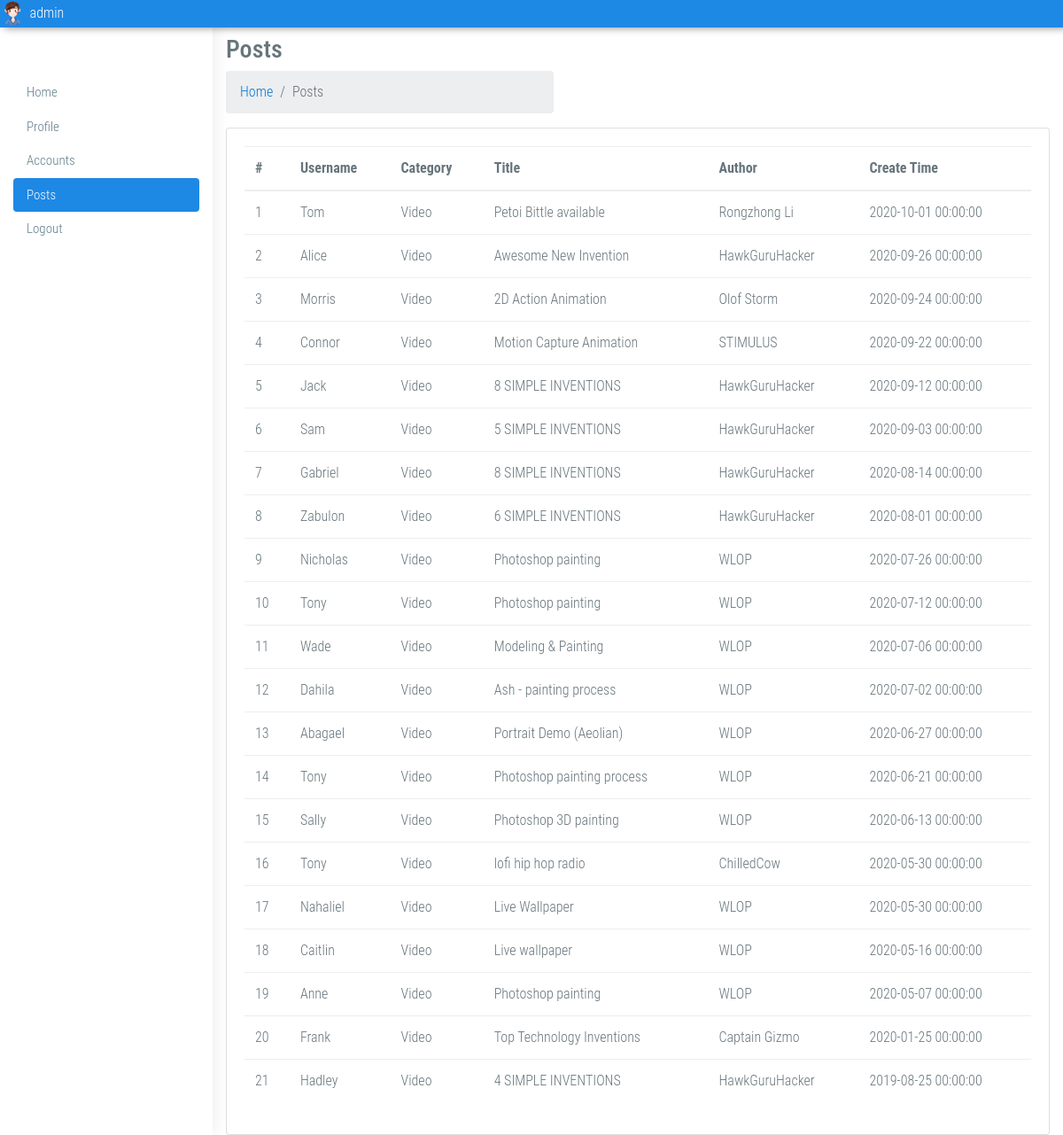
The page /admin_posts.php (signed in) on the database its author committed.
### tables this page shows
CREATE TABLE IF NOT EXISTS productions(
product_id INT UNSIGNED AUTO_INCREMENT KEY,
username VARCHAR(40) NOT NULL,
title VARCHAR(50) NOT NULL,
description VARCHAR(500) NOT NULL,
category VARCHAR(50) NOT NULL,
pic_url VARCHAR(255) NOT NULL,
video_url VARCHAR(255) NOT NULL,
author VARCHAR(50) NOT NULL,
views INT UNSIGNED DEFAULT 0,
likes INT UNSIGNED DEFAULT 0,
dislikes INT UNSIGNED DEFAULT 0,
create_date DATETIME DEFAULT CURRENT_TIMESTAMP()
);

### common.php (called while the page is built, shortened)
<?php
	function connect(){
	    $link = mysqli_connect(DB_HOST, DB_USER, DB_PASSWORD, DB_DATABASE) or die ( 'Failed to connect to the database<br/>ERROR ' . mysqli_connect_errno () . ':' . mysqli_connect_error () );
	    return $link;
	}
	function fetchAll($link, $query, $result_type = MYSQLI_ASSOC) {
	    $result = mysqli_query ( $link, $query );
	    if ($result && mysqli_num_rows ( $result ) > 0) {
	        while ( $row = mysqli_fetch_array ( $result, $result_type ) ) {
	            $rows [] = $row;
	        }
	        return $rows;
	    } else {
	        return false;
	    }
	}
	function getAllPosts()
	{
		$link = connect();
		$sql="SELECT * FROM productions ORDER BY create_date DESC limit 0,100";
		return fetchAll($link, $sql);
	}
?>

### admin_posts.php (the view, shortened to what this page needs)
<?php
require_once dirname(__FILE__) .'/common.php';
?>
<!DOCTYPE html>
<html lang="en">
<head>
    <link rel="stylesheet" href="assets/plugins/bootstrap/css/bootstrap.min.css" >
    <link rel="stylesheet" href="css/backend-style.css">
</head>
<body class="fix-header fix-sidebar card-no-border">
    <div id="main-wrapper">
        <header class="topbar">
            <a class="userinfo" href=""><img src="img/headimg/1.png" class="profile-pic" />
                <?php
                    if(isset($_SESSION['username'])) {
                        echo $_SESSION['username'];
                    } else {
                        echo '';
                    }
                ?>
            </a>
        </header>
        <aside class="left-sidebar">
            <div class="scroll-sidebar">
                <nav class="sidebar-nav">
                    <ul id="sidebarnav">
                        <li> <a href="index.php" ><span>Home</span></a>
                        </li>
                        <li> <a href="admin.php" aria-expanded="false"><span>Profile</span></a>
                        </li>
                        <li> <a href="admin_accounts.php"><span>Accounts</span></a>
                        </li>
                        <li class="active"> <a href="admin_posts.php"><span>Posts</span></a>
                        </li>
                        <li> <li> <a href="logout.php"><span>Logout</span></a>
                        </li>
                    </ul>
                </nav>
            </div>
        </aside>
        <div class="page-wrapper">
            <div class="container-fluid">
                <div class="row page-titles">
                    <div class="col-md-5 col-8 align-self-center">
                        <h3 class="text-themecolor m-b-0 m-t-0">Posts</h3>
                        <ol class="breadcrumb">
                            <li class="breadcrumb-item"><a href="javascript:void(0)">Home</a></li>
                            <li class="breadcrumb-item active">Posts</li>
                        </ol>
                    </div>
                </div>
                <div class="row">
                    <div class="col-lg-12">
                        <div class="card">
                            <div class="card-block">
                                <div class="table-responsive">
                                    <table class="table">
                                        <thead>
                                            <tr>
                                                <th>#</th>
                                                <th>Username</th>
                                                <th>Category</th>
                                                <th>Title</th>
                                                <th>Author</th>
                                                <th>Create Time</th>
                                            </tr>
                                        </thead>
                                        <tbody>
                                            <tr>
                                        <?php
                                                    $index=0;
                                                    $rows = getAllPosts();
                                                    foreach ($rows as $row){
                                                        $index+=1;
                                        ?>
                                                <td>
                                                    <?php echo $index; ?>
                                                </td>
                                                <td><?php echo $row['username']; ?></td>
                                                <td><?php echo $row['category']; ?></td>
                                                <td><?php echo $row['title']; ?></td>
                                                <td><?php echo $row['author']; ?></td>
                                                <td><?php echo $row['create_date']; ?></td>
                                            </tr>
                                        <?php } ?>
                                        </tbody>
                                    </table>
                                </div>
                            </div>
                        </div>
                    </div>
                </div>
            </div>
    </div>
</body>
</html>

### css/backend-style.css (style rules this page uses)
body { background: #fff; font-family: 'Roboto Condensed', sans-serif; margin: 0; overflow-x: hidden; color: #67757c; font-weight: 300; }
html { position: relative; min-height: 100%; background: white; }
.profile-pic { width: 30px; border-radius: 100%; }
.userinfo { color: white; }
.topbar { background: #1e88e5; position: relative; z-index: 50; -webkit-box-shadow: 5px 0px 10px rgba(0, 0, 0, 0.5); box-shadow: 5px 0px 10px rgba(0, 0, 0, 0.5); margin-bottom: 10px; }
.scroll-sidebar { padding-bottom: 60px; }
.sidebar-nav { background: #fff; padding: 15px; }
.sidebar-nav ul { margin: 0px; padding: 0px; }
.sidebar-nav ul li { list-style: none; }
.sidebar-nav ul li a { color: #607d8b; padding: 8px 35px 8px 15px; display: block; font-size: 15px; border-radius: 4px; white-space: nowrap; }
@media (min-width: 1024px) { .page-wrapper { margin-left: 240px; } }
.left-sidebar { position: absolute; width: 240px; height: 100%; top: 0px; z-index: 20; padding-top: 70px; background: #fff; -webkit-box-shadow: 1px 0px 20px rgba(0, 0, 0, 0.08); box-shadow: 1px 0px 20px rgba(0, 0, 0, 0.08); }
.sidebar-nav { background: #fff; }
.sidebar-nav > ul > li.active > a, .sidebar-nav > ul > li.active:hover > a { color: #ffffff; background: #1e88e5; }

### rows shown on the page
productions: username "Tom", category "Video", title "Petoi Bittle available", author "Rongzhong Li", create_date "2020-10-01 00:00:00"
productions: username "Alice", category "Video", title "Awesome New Invention", author "HawkGuruHacker", create_date "2020-09-26 00:00:00"
productions: username "Morris", category "Video", title "2D Action Animation", author "Olof Storm", create_date "2020-09-24 00:00:00"
productions: username "Connor", category "Video", title "Motion Capture Animation", author "STIMULUS", create_date "2020-09-22 00:00:00"
productions: username "Jack", category "Video", title "8 SIMPLE INVENTIONS", author "HawkGuruHacker", create_date "2020-09-12 00:00:00"
productions: username "Sam", category "Video", title "5 SIMPLE INVENTIONS", author "HawkGuruHacker", create_date "2020-09-03 00:00:00"
productions: username "Gabriel", category "Video", title "8 SIMPLE INVENTIONS", author "HawkGuruHacker", create_date "2020-08-14 00:00:00"
productions: username "Zabulon", category "Video", title "6 SIMPLE INVENTIONS", author "HawkGuruHacker", create_date "2020-08-01 00:00:00"
productions: username "Nicholas", category "Video", title "Photoshop painting", author "WLOP", create_date "2020-07-26 00:00:00"
productions: username "Tony", category "Video", title "Photoshop painting", author "WLOP", create_date "2020-07-12 00:00:00"
productions: username "Wade", category "Video", title "Modeling & Painting", author "WLOP", create_date "2020-07-06 00:00:00"
productions: username "Dahila", category "Video", title "Ash - painting process", author "WLOP", create_date "2020-07-02 00:00:00"
productions: username "Abagael", category "Video", title "Portrait Demo (Aeolian)", author "WLOP", create_date "2020-06-27 00:00:00"
productions: username "Tony", category "Video", title "Photoshop painting process", author "WLOP", create_date "2020-06-21 00:00:00"
productions: username "Sally", category "Video", title "Photoshop 3D painting", author "WLOP", create_date "2020-06-13 00:00:00"
productions: username "Tony", category "Video", title "lofi hip hop radio", author "ChilledCow", create_date "2020-05-30 00:00:00"
productions: username "Nahaliel", category "Video", title "Live Wallpaper", author "WLOP", create_date "2020-05-30 00:00:00"
productions: username "Caitlin", category "Video", title "Live wallpaper", author "WLOP", create_date "2020-05-16 00:00:00"
productions: username "Anne", category "Video", title "Photoshop painting", author "WLOP", create_date "2020-05-07 00:00:00"
productions: username "Frank", category "Video", title "Top Technology Inventions", author "Captain Gizmo", create_date "2020-01-25 00:00:00"
productions: username "Hadley", category "Video", title "4 SIMPLE INVENTIONS", author "HawkGuruHacker", create_date "2019-08-25 00:00:00"

### other values the page prints
$_SESSION['username'] "admin"
